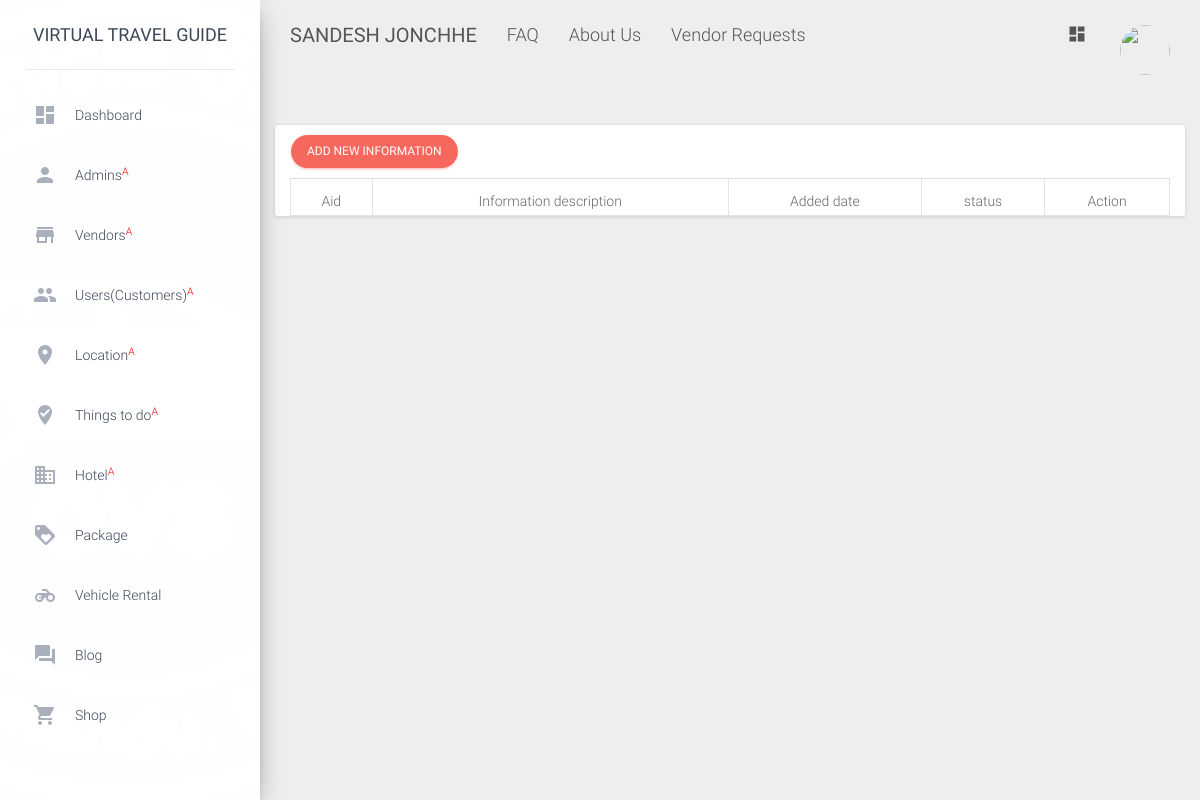
Before: /admin/aboutus.php (signed in) with the older database file.
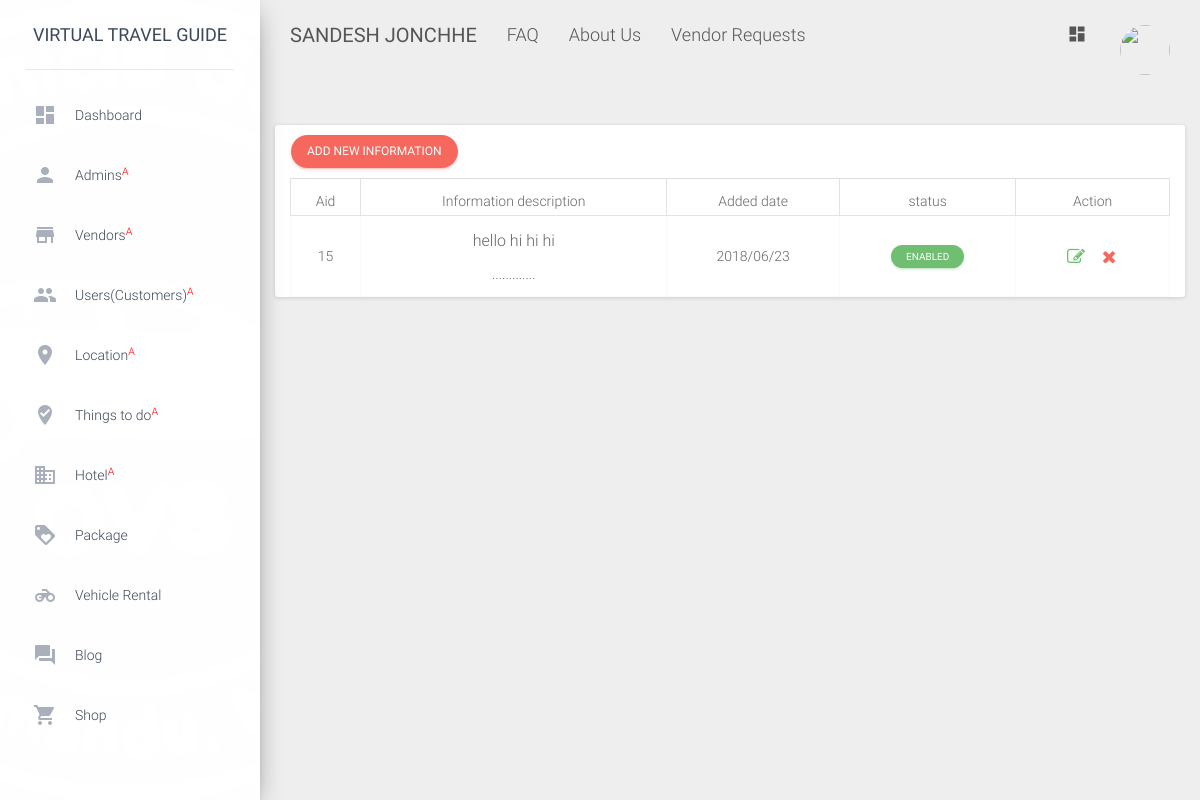
After: the same page with the newer database file.
### tables this page shows
CREATE TABLE `aboutus` (
  `Aid` int(10) NOT NULL,
  `adescription` varchar(300) NOT NULL,
  `adate` varchar(20) NOT NULL,
  `astatus` int(10) NOT NULL
);

### admin/class/dbconfig.php (called while the page is built, shortened)
<?php
Class dbConnect
{
  public function dbConnection()
  {
    $this->db=new mysqli("localhost","root","","vtg");
}
}
?>

### admin/class/classAboutus.php (the view, shortened to what this page needs)
<?php
include_once('dbconfig.php');
Class Aboutus extends dbConnect
{
   public function getAllaboutus()
  {
    $sql2="SELECT * FROM aboutus ORDER BY Aid DESC";
    $result2=mysqli_query($this->db,$sql2);
    while($row=mysqli_fetch_array($result2))
    {
    	$astatus=$row['astatus'];
      echo"
      <tr>
      <td>".$row['Aid']."</td>
      <td>".substr($row['adescription'],0,50).".............</td>
         <td>".$row['adate']." </td>
         <td>";
          switch($astatus)
      {
        case '1':
          echo "<kbd class='btn btn-xs btn-success'>Enabled</kbd>";
          break;
      }
      echo"</td>
      <td>
      <a href='edit.php?action=edit&Abid=".$row['Aid']."&of=aboutus&sidebar=aboutus'> <button type='button' rel='tooltip' title='Edit aboutus' class='btn btn-success btn-simple btn-xs'><i class='fa fa-edit'></i></button></a>
      <a href='delete.php?action=delete&Abid=".$row['Aid']."&of=aboutus'><button type='button' rel='tooltip' title='Delete aboutus' class='btn btn-danger btn-simple btn-xs' id='delbutton'>
      <i class='fa fa-times'></i>
      </button></a></td>
      ";
    }
  }
}

### admin/include/inc_adminheader.php (shortened to what this page needs)
<!doctype html>
<html lang="en">
<head>
      <link href="assets/css/gsdk-bootstrap-wizard.css"  rel="stylesheet" />
    <link href="assets/css/bootstrap.min.css" rel="stylesheet" />
    <link href="assets/css/material-dashboard.css?v=1.2.0" rel="stylesheet" />
    <link href="https://maxcdn.bootstrapcdn.com/font-awesome/latest/css/font-awesome.min.css" rel="stylesheet">
<link href="assets/css/fresh-bootstrap-table.css" rel="stylesheet" />
    <link href="assets/css/gsdk-bootstrap-wizard.css"  rel="stylesheet" />
  	<link rel="stylesheet" type="text/css" href="assets/css/jquery-gmaps-latlon-picker.css"/>
</head>
<body>

### admin/aboutus.php (shortened to what this page needs)
<?php
include('include/inc_adminheader.php');
include_once('class/classAboutus.php');
$Aboutus=new Aboutus();
?>
<div class="wrapper">
        <?php include('include/inc_leftsidebar.php'); ?>
    <div class="main-panel">
      <?php include('include/inc_adminnavbar.php'); ?>
        <div class="content">
            <div class="container-fluid">
                <div class="row">
                  <div class="card col-md-12">
                       <div class="fresh-table">
                         <div class="toolbar">
                           <button type="button" class="btn btn-danger" data-toggle="modal" data-target="#exampleModal">
                           Add New Information
                           </button>
                  </div>
                      <table id="fresh-table" class="table table-bordered" >
                          <thead>
                            <tr>
                              <th data-field="Aid" data-sortable="true">Aid</th>
                               <th data-field="adescription" data-sortable="true">Information description</th>
                                <th data-field="adate" data-sortable="true">Added date</th>
                               <th data-field="astatus" data-sortable="true">status</th>
                                <th data-field="action">Action</th>
                            </tr>
                          </thead>
                          <tbody>
                            <?php
                                $Aboutus->getAllAboutus();
                             ?>
                          </tbody>
                        </table>
                      </div>
                  </div>
                </div>
              </div>
        </div>
    </div>
</div>
<?php include('include/inc_adminfooterscripts.php'); ?>

### admin/include/inc_leftsidebar.php (shortened to what this page needs)
<?php @$sidebar=$_GET['sidebar'];
?>
<div class="sidebar" data-color="red" data-image="../images/logo.png">
    <div class="logo">
        <a href="../" class="simple-text" target="_blank">
            Virtual Travel Guide
        </a>
    </div>
<div class="sidebar-wrapper">
    <ul class="nav">
        <li class="<?php if($sidebar=='dashboard')
                          {
                            echo 'active';
                          }
                          else {
                            echo 'nonactive';
                          }?>">
            <a href="index.php?sidebar=dashboard">
                <i class="material-icons">dashboard</i>
                <p>Dashboard</p>
            </a>
        </li>
        <?php
        if($_SESSION['admintype']=='1')
        {
        ?>
        <li class="<?php if($sidebar=='admin')
                          {
                            echo 'active';
                          }
                          else {
                            echo 'nonactive';
                          }?>">
            <a href="admin.php?sidebar=admin">
                <i class="material-icons">person</i>
                <p>Admins<sup style="color:red;">A</sup></p>
            </a>
        </li>
        <li class="<?php if($sidebar=='vendor')
                          {
                            echo 'active';
                          }
                          else {
                            echo 'nonactive';
                          }?>">
            <a href="vendor.php?sidebar=vendor">
                <i class="material-icons">store_mall_directory</i>
                <p>Vendors<sup style="color:red;">A</sup></p>
            </a>
        </li>
        <li class="<?php if($sidebar=='user')
                          {
                            echo 'active';
                          }
                          else {
                            echo 'nonactive';
                          }?>">
            <a href="user.php?sidebar=user">
                <i class="material-icons">people</i>
                <p>Users(Customers)<sup style="color:red;">A</sup></p>
            </a>
        </li>
        <li class="<?php if($sidebar=='location')
                          {
                            echo 'active';
                          }
                          else {
                            echo 'nonactive';
                          }?>">
            <a href="location.php?sidebar=location">
                <i class="material-icons">place</i>
                <p>Location<sup style="color:red;">A</sup></p>
            </a>
        </li>
        <li class="<?php if($sidebar=='todo')
                          {
                            echo 'active';
                          }
                          else {
                            echo 'nonactive';
                          }?>">
            <a href="todo.php?sidebar=todo">
                <i class="material-icons">where_to_vote</i>
                <p>Things to do<sup style="color:red;">A</sup></p>
            </a>
        </li>
        <li class="<?php if($sidebar=='hotel')
                          {
                            echo 'active';
                          }
                          else {
                            echo 'nonactive';
                          }?>">
            <a href="hotel.php?sidebar=hotel">
                <i class="material-icons">domain</i>
                <p>Hotel<sup style="color:red;">A</sup></p>
            </a>
        </li>
        <?php
        }
        ?>
        <?php
      if($_SESSION['vendor']=='package' || $_SESSION['admintype']=='1')
      {
     ?>
        <li class="<?php if($sidebar=='package')
                          {
                            echo 'active';
                          }
                          else {
                            echo 'nonactive';
                          }?>">
            <a href="package.php?sidebar=package">
                <i class="material-icons">loyalty</i>
                <p>Package</p>
            </a>
        </li>
      <?php }
if($_SESSION['vendor']=='rental' || $_SESSION['admintype']=='1')
{
     ?>
        <li class="<?php if($sidebar=='rental')
                          {
                            echo 'active';
                          }
                          else {
                            echo 'nonactive';
                          }?>">
            <a href="vehiclerental.php?sidebar=rental">
                <i class="material-icons">motorcycle</i>
                <p>Vehicle Rental</p>
            </a>
        </li>
<?php }
?>
<?php
if($_SESSION['admintype']=='1')
{
?>
<li class="<?php if($sidebar=='blog')
                  {
                    echo 'active';
                  }
                  else {
                    echo 'nonactive';
                  }?>">
    <a href="blog.php?sidebar=blog">
        <i class="material-icons">forum</i>
        <p>Blog</p>
    </a>
</li>
<?php }  ?>
<?php
if($_SESSION['admintype']=='1' || $_SESSION['vendor']=='ecommerce' )
{
?>
<li class="<?php if($sidebar=='shop')
                  {
                    echo 'active';
                  }
                  else {
                    echo 'nonactive';
                  }?>">
    <a href="shop.php?sidebar=shop">
        <i class="material-icons">shopping_cart</i>
        <p>Shop</p>
    </a>
</li>
<?php } ?>
    </ul>
</div>
    </div>

### admin/include/inc_adminnavbar.php (shortened to what this page needs)
<nav class="navbar navbar-transparent navbar-absolute" style="z-index:25;">
  <div class="container-fluid">
    <div class="navbar-header">
      <?php
      if($_SESSION['admintype']=='1')
      {
        ?>
        <a class="navbar-brand" href="#"> <span style="text-transform:uppercase;font-weight:bolder;font-size:20px;"><?php echo $_SESSION['fname'] ." ". $_SESSION['lname'];?></a>
          <a href="faq.php" class="navbar-brand">FAQ</a>
          <a href="aboutus.php" class="navbar-brand">About Us </a>
              <a href="vendorinfo.php" class="navbar-brand">Vendor Requests </a>
          <?php
      }
          else {
            ?>
             <span style="text-transform:uppercase;font-weight:bolder;font-size:20px;">
               <?php echo $_SESSION['company'];?></span>
          <?php }
          ?>
        </div>
        <div class="collapse navbar-collapse">
          <ul class="nav navbar-nav navbar-right">
            <li>
              <a href="#pablo" class="dropdown-toggle" data-toggle="dropdown">
                <i class="material-icons">dashboard</i>
              </a>
            </li>
            <li>
              <a href="#pablo" class="dropdown-toggle" data-toggle="dropdown">
                <?php echo "<img src='../".$_SESSION['image']."' style='height:50px;width:50px;border-radius:100%;   '>";?>
                    ?> </a>
                  </li>
                  </ul>
          </div>
        </div>
      </nav>

### admin/include/inc_adminfooterscripts.php (shortened to what this page needs)
</body>
</html>

### admin/assets/css/style.css (style rules this page uses)
table { text-align:center; }
table th { text-align:center; }

Changed rows visible on the page:
added aboutus: Aid "15", adescription "hello hi hi hi", adate "2018/06/23", astatus "ENABLED"
